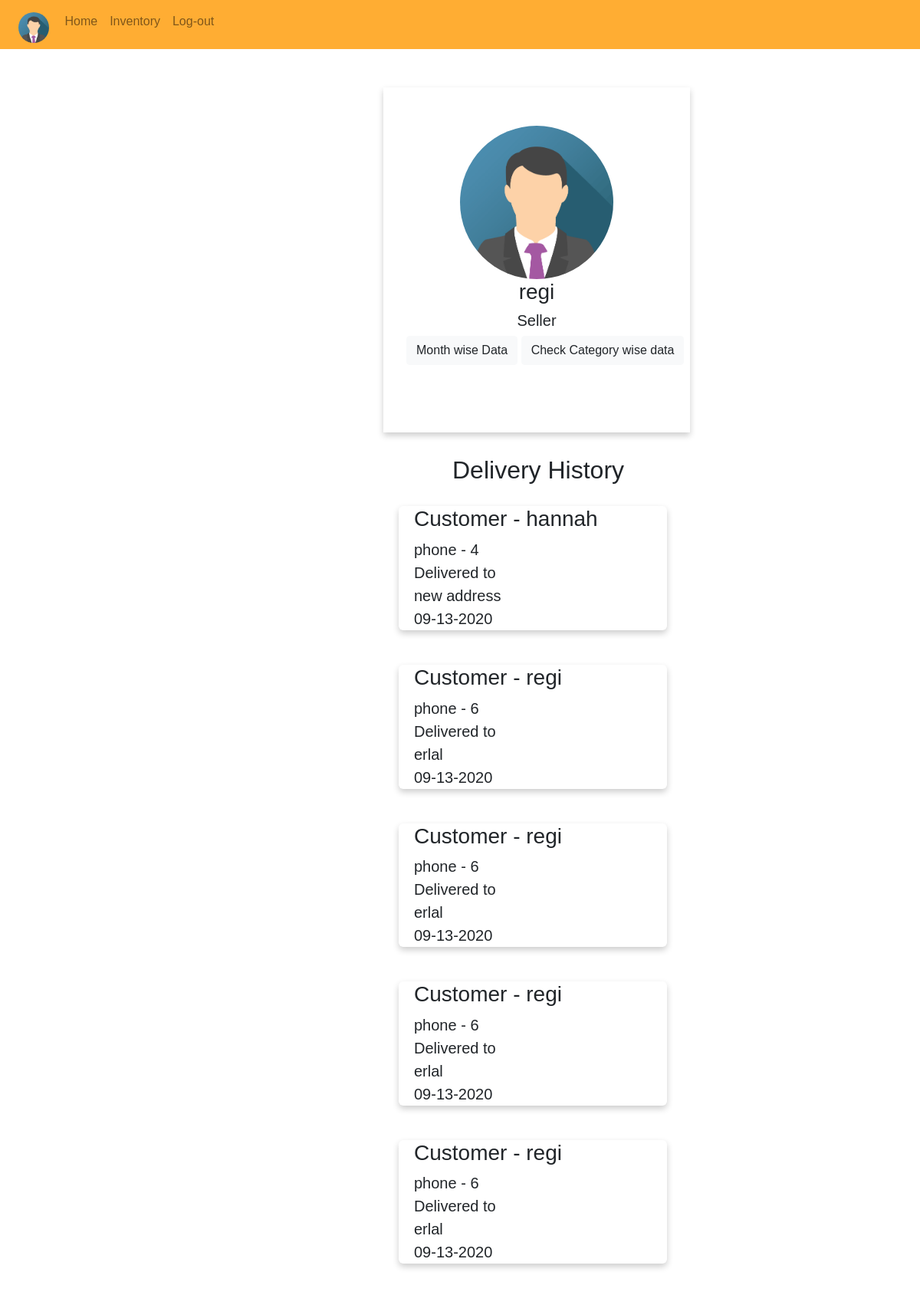
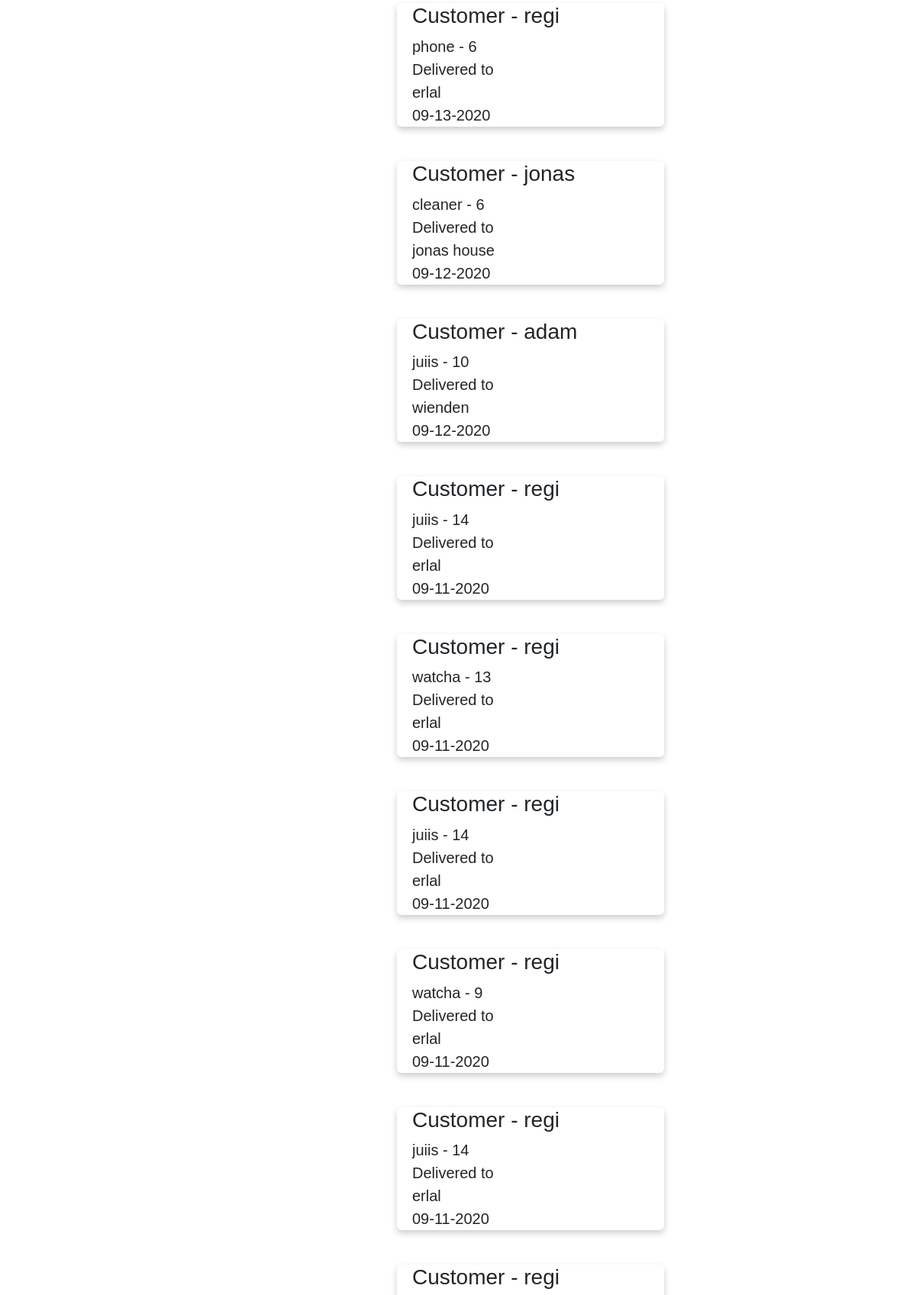
Page /seller_profile.php (signed in, upper part) on the committed database (2 pictures, top to bottom).
### tables this page shows
CREATE TABLE `userinfo` (
  `U_ID` int(11) NOT NULL,
  `Name` varchar(255) NOT NULL,
  `Email` varchar(300) NOT NULL,
  `PASSWORD` varchar(255) NOT NULL,
  `profilepic` varchar(255) NOT NULL DEFAULT 'images/img_avatar.png',
  `Address` mediumtext,
  `Type` int(11) NOT NULL
);

CREATE TABLE `orders` (
  `O_ID` varchar(255) NOT NULL,
  `P_ID` varchar(255) NOT NULL,
  `Quantities` varchar(255) NOT NULL,
  `U_ID` int(11) NOT NULL,
  `Amount` int(100) NOT NULL,
  `Time` varchar(50) NOT NULL,
  `Recieved` int(11) NOT NULL
);

CREATE TABLE `inventory` (
  `P_ID` varchar(300) NOT NULL,
  `Name` varchar(300) NOT NULL,
  `Description` varchar(300) NOT NULL,
  `Quantity` int(11) NOT NULL,
  `Price` int(11) NOT NULL,
  `Category` varchar(300) NOT NULL,
  `Sold_By` int(11) NOT NULL,
  `Product_pic` varchar(300) NOT NULL,
  `Offers` tinytext NOT NULL
);

### db.php (called while the page is built, shortened)
<?php
function give($query)
{
$conn= mysqli_connect("localhost","chandler","chandler","Shopping");
 $res=mysqli_query($conn,$query);
 $list=mysqli_fetch_all($res, MYSQLI_ASSOC);
 return $list;
}
function give_product($id)
{
	$conn= mysqli_connect("localhost","chandler","chandler","Shopping");
 	$q1="SELECT * FROM inventory WHERE P_ID='$id'";
	$res=mysqli_query($conn,$q1);
 	$prod=mysqli_fetch_array($res, MYSQLI_ASSOC);
 return $prod;
}
function get_user($U_id)
{
	$conn= mysqli_connect("localhost","chandler","chandler","Shopping");
 	$q1="SELECT * FROM Userinfo WHERE U_ID='$U_id'";
	$res_user=mysqli_query($conn,$q1);
 	$user=mysqli_fetch_array($res_user, MYSQLI_ASSOC);
 return $user;
}
?>

### seller_profile.php (the view, shortened to what this page needs)
<?php
require 'db.php';
$LoggedUID= $_SESSION["LoggedUID"];
$profile =get_user($LoggedUID);
$profile_pic_url=$profile["profilepic"];
?>
<!DOCTYPE html>
<html>
<head>
	<link rel="stylesheet" href="https://stackpath.bootstrapcdn.com/bootstrap/4.5.0/css/bootstrap.min.css">
</head>
<body>
	<nav class="navbar navbar-expand-lg navbar-light " style="background-color: #ffad33">
    <div class="collapse navbar-collapse" id="navbarNavDropdown">
      <ul class="navbar-nav">
       <li class="nav-item">
        <a class="nav-link" href="seller_profile.php"> <img src="<?php echo $profile_pic_url ?>" class="profilepic"></a>
      </li>
      <li class="nav-item">
        <a class="nav-link" href="seller_home.php">Home <span class="sr-only">(current)</span></a>
      </li>
      <li class="nav-item">
        <a class="nav-link" href="inventory.php">Inventory</a>
      </li>
      <li class="nav-item">
        <a class="nav-link" href="index.php">Log-out</a>
      </li>
    </ul>
  </div>
</nav>
<div class="box">
  <img src="<?php echo $profile_pic_url; ?>" class="profilepic2">
  <h3 align="center"><?php echo $profile["Name"]; ?> </h3>
  <h5 align="center">Seller</h5>
  <div class="content">
   <button type="button" class="btn btn-light" data-toggle="modal" data-target="#month_modal" id="b_btn">
    Month wise Data
  </button>
  <button type="button" class="btn btn-light" data-toggle="modal" data-target="#cat_modal" id="b_btn">
    Check Category wise data
  </button>
</div>
</div>
<h2 id="txt">Delivery History</h2>
<?php
$q_orders="SELECT * FROM orders ORDER BY Time DESC";
$orders=give($q_orders);
$months= array();
foreach ($orders as $order) {
  $order_from=$order["U_ID"];
  $order_user=get_user($order_from);
  $product_id=$order["P_ID"];
  $prod_detail=give_product($product_id);
  if($prod_detail["Sold_By"]="$LoggedUID")
  {
    array_push($months, $order["Time"]);
    ?>
    <div class="boxy">
      <?php
      echo "<h3>Customer - " . $order_user["Name"]."</h3>";
      echo $prod_detail["Name"]."      -     ".$order["Quantities"];
      echo nl2br("\n");
      echo nl2br("Delivered to \n".$order_user["Address"]);
      echo nl2br("\n".$order["Time"]);
      ?>
    </div>
    <?php
  }
} ?>
</body>
</html>

### seller_profile.php (style rules this page uses)
body { font-family: Calibri, sans-serif; }
.profilepic { width :40px; height:40px; border-radius: 50%; float: left; }
.profilepic2 { width :200px; height:200px; border-radius: 50%; margin-left: 100px; margin-top: 50px; }
.box { box-shadow: 0 4px 8px 0 rgba(0,0,0,0.2); height:450px; width:400px; margin-top: 50px; margin-left: 500px; }
.content { margin-left: 30px; }
.boxy { height:auto; width:350px; border-radius: 6px; box-shadow: 0 4px 8px 0 rgba(0,0,0,0.2); margin-bottom: 25px; margin-left: 520px; margin-top: 20px; float: left; padding-left: 20px; font-size: 20px; }
#txt { margin-left: 590px; margin-top: 30px; }

### rows in the picture
userinfo: profilepic (picture), Name "regi"
orders: U_ID.Name "hannah", P_ID.Name "phone", Quantities "4", U_ID.Address "Delivered to new address", Time "09-13-2020"
orders: U_ID.Name "regi", P_ID.Name "phone", Quantities "6", U_ID.Address "Delivered to erlal", Time "09-13-2020"
orders: U_ID.Name "regi", P_ID.Name "phone", Quantities "6", U_ID.Address "Delivered to erlal", Time "09-13-2020"
orders: U_ID.Name "regi", P_ID.Name "phone", Quantities "6", U_ID.Address "Delivered to erlal", Time "09-13-2020"
orders: U_ID.Name "regi", P_ID.Name "phone", Quantities "6", U_ID.Address "Delivered to erlal", Time "09-13-2020"
orders: U_ID.Name "regi", P_ID.Name "phone", Quantities "6", U_ID.Address "Delivered to erlal", Time "09-13-2020"
orders: U_ID.Name "jonas", P_ID.Name "cleaner", Quantities "6", U_ID.Address "Delivered to jonas house", Time "09-12-2020"
orders: U_ID.Name "adam", P_ID.Name "juiis", Quantities "10", U_ID.Address "Delivered to wienden", Time "09-12-2020"
orders: U_ID.Name "regi", P_ID.Name "juiis", Quantities "14", U_ID.Address "Delivered to erlal", Time "09-11-2020"
orders: U_ID.Name "regi", P_ID.Name "watcha", Quantities "13", U_ID.Address "Delivered to erlal", Time "09-11-2020"
orders: U_ID.Name "regi", P_ID.Name "juiis", Quantities "14", U_ID.Address "Delivered to erlal", Time "09-11-2020"
orders: U_ID.Name "regi", P_ID.Name "watcha", Quantities "9", U_ID.Address "Delivered to erlal", Time "09-11-2020"
orders: U_ID.Name "regi", P_ID.Name "juiis", Quantities "14", U_ID.Address "Delivered to erlal", Time "09-11-2020"
orders: U_ID.Name "regi"
